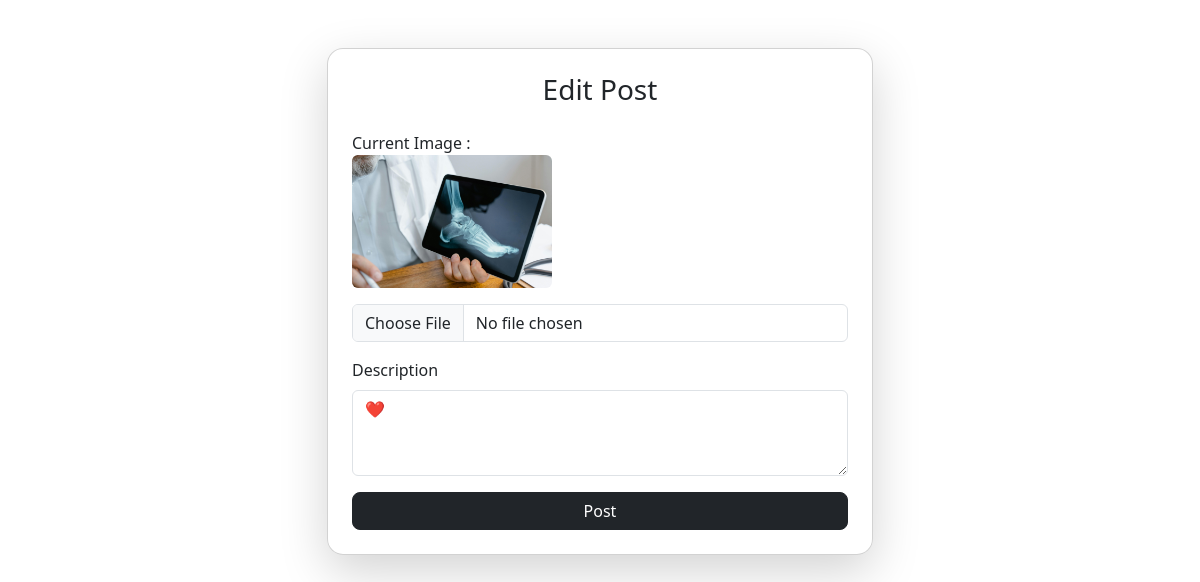
Screenshot of /mypostedit/22 with the database file from the repository.
### myapp/models.py (models this page shows, shortened)
class Post(models.Model):
    USER=models.ForeignKey(User,on_delete=models.CASCADE)
    image=models.ImageField(upload_to="gallery")
    date_time = models.DateTimeField(auto_now=True)
    description=models.CharField(max_length=20)
    like_count=models.IntegerField(default=0)

### myapp/views.py (the view, shortened to what this page needs)
# urls.py: path('mypostedit/<int:id>', views.mypostedit, name='mypostedit'),
def mypostedit(request,id):
    old_data=Post.objects.get(id=id)
    return render(request,'mypostedit.html',{'result':old_data})

### templates/mypostedit.html (shortened to what this page needs)
<!DOCTYPE html>
<html lang="en">
<head>
  <link href="https://cdn.jsdelivr.net/npm/bootstrap@5.3.3/dist/css/bootstrap.min.css" rel="stylesheet">
</head>
<body>
  <div class="container mt-5">
    <div class="row justify-content-center">
      <div class="col-md-6">
        <div class="card shadow-lg p-4 rounded-4">
          <h3 class="text-center mb-4">Edit Post</h3>
          <form method="POST" enctype="multipart/form-data">
            <div class="mb-3">
          <label>Current Image :</label><br>
          <img src="{{ result.image.url }}" width="200" class="rounded mb-2">
          <input type="file" name="image" class="form-control mt-2">
      </div>
            <div class="mb-3">
              <label for="description" class="form-label">Description</label>
              <textarea class="form-control" id="description" name="description" rows="3" placeholder="Write something about your post..." required>{{result.description}}</textarea>
            </div>
            <button type="submit" class="btn btn-dark w-100 rounded-3">Post</button>
          </form>
        </div>
      </div>
    </div>
  </div>
</body>
</html>

### templates/mypostedit.html (style rules this page uses)
.card { background: #ffffffcc; }

### rows the page displays
Post: image (picture), description "❤️"
